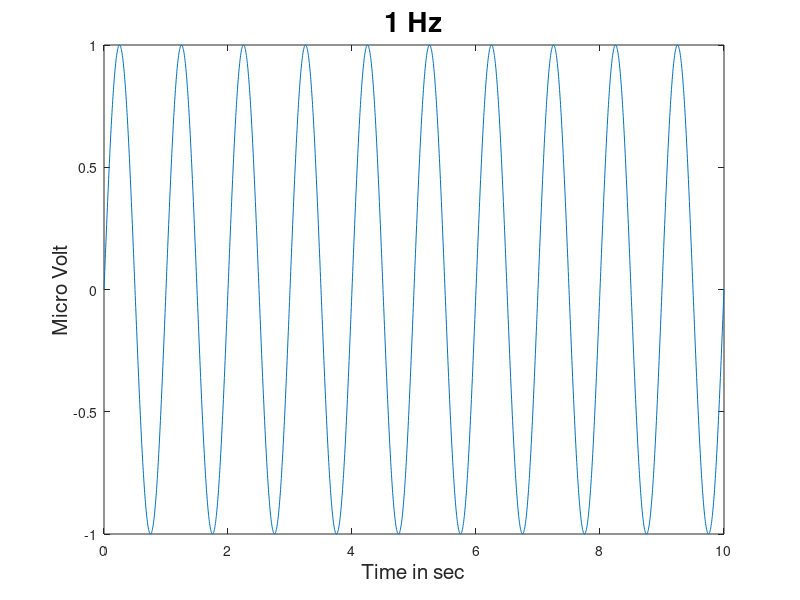
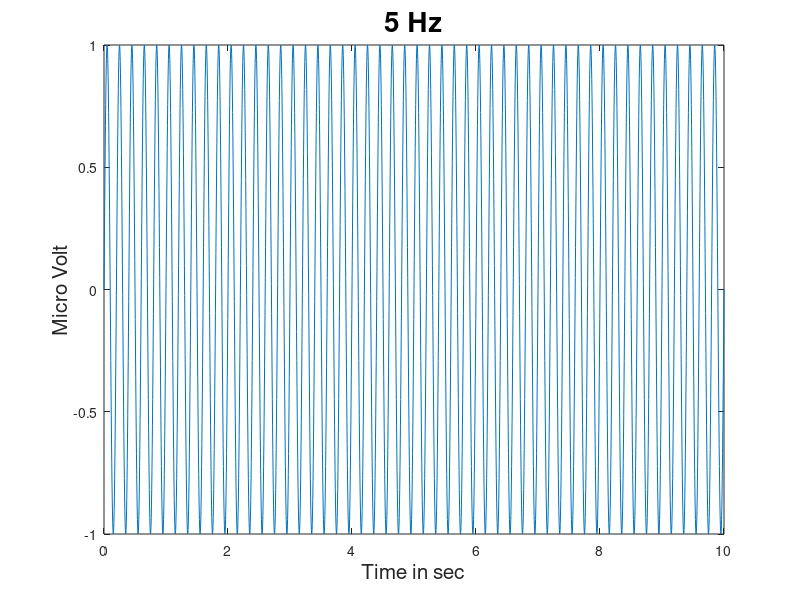
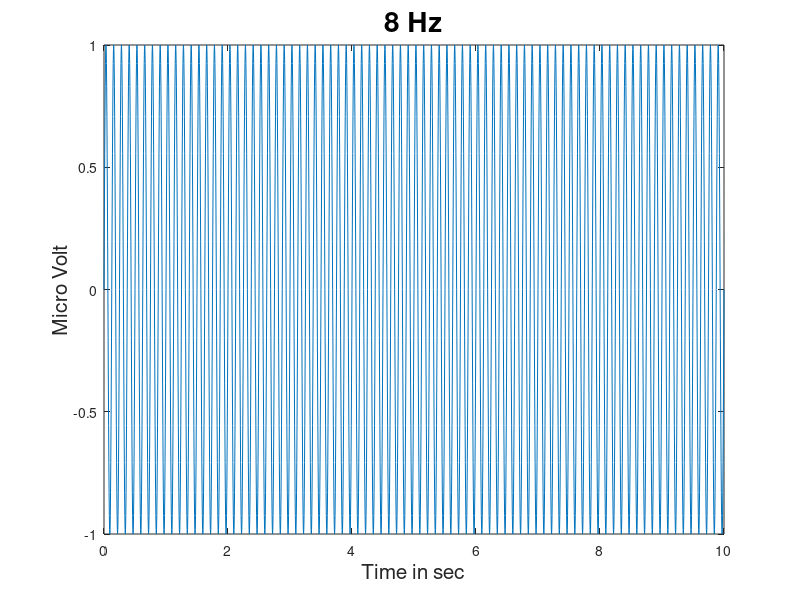
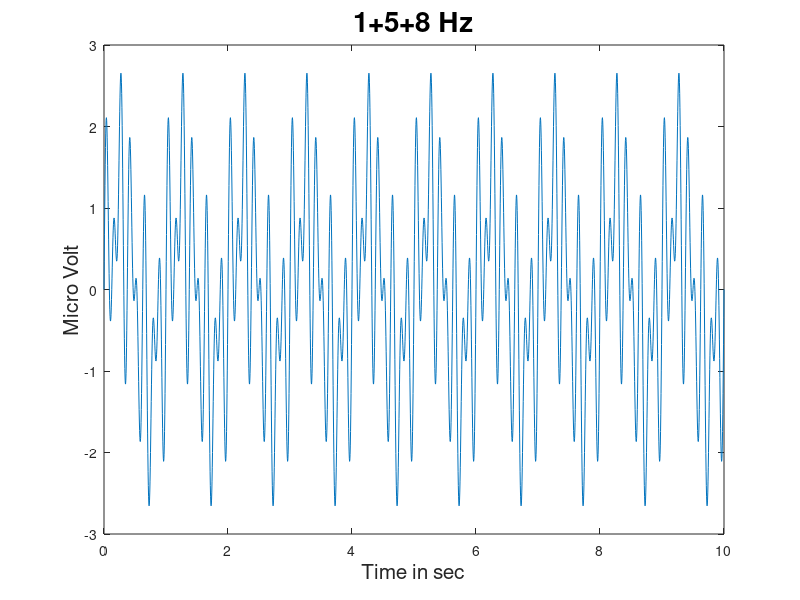

MATLAB code for these plots, in order: (Note: this script raises an error after producing the figures.)
fs = 256; % Sampling frequency (samples per second) 
dt = 1/fs; % seconds per sample 
StopTime = 10; % seconds 
t = (0:dt:StopTime)'; % seconds 

F1 = 1; % Sine wave frequency (1 hertz) 
F5 = 5; % Sine wave frequency (5 hertz) 
F8 = 8; % Sine wave frequency (8 hertz) 
F3 = 9;

data1 = sin(2*pi*F1*t);
data2 = sin(2*pi*F5*t);
data3 = sin(2*pi*F8*t);
data4 = sin(2*pi*F3*t);

mixed_data = data1 + data2 + data3;

figure(1);
plot(t, data1);
xlabel('Time in sec','FontSize', 15);
ylabel('Micro Volt', 'FontSize', 15);
title('1 Hz', 'FontSize', 20);

figure(2);
plot(t, data2);
xlabel('Time in sec','FontSize', 15);
ylabel('Micro Volt', 'FontSize', 15);
title('5 Hz', 'FontSize', 20);

figure(3);
plot(t, data3);
xlabel('Time in sec','FontSize', 15);
ylabel('Micro Volt', 'FontSize', 15);
title('8 Hz', 'FontSize', 20);

figure(4);
plot(t,mixed_data);
xlabel('Time in sec','FontSize', 15);
ylabel('Micro Volt', 'FontSize', 15);
title('1+5+8 Hz', 'FontSize', 20);


[X,f,t] = mydft(mixed_data, fs);
figure(5);
plot(f(1:100),abs(X));
xlabel('Frequency','FontSize', 15);
ylabel('Power', 'FontSize', 15);
title('Static Power spectrum', 'FontSize', 20);

figure(6);
spectrogram(mixed_data,256,128,256,fs,'yaxis')
colormap('jet');
xlabel('Time in sec','FontSize', 15);
ylabel('Frequency', 'FontSize', 15);
title('Dynamic Power spectrum', 'FontSize', 20);


plot(t, mixed_data);
hold on
plot(t, data4, 'r');
xlabel('Time in sec','FontSize', 15);
ylabel('Micro Volt', 'FontSize', 15);
legend('Raw EEG signal', '9Hz sine wave', 'FontSize', 15)
title('dot(EEG signal, 9Hz sine wave)/length(EEG signal) = -3.9071e-13', 'FontSize', 20);
hold off


%-- Filtering in time domain--------------
frange = [7.9 8.1];
nyquist = fs/2;

[b1,a1]=butter(6,frange(1)/nyquist,'high'); % Change band here
[b2,a2]=butter(6,frange(2)/nyquist,'low'); % Change band here
x= filtfilt(b1,a1,mixed_data);
filteredCh= filtfilt(b2,a2,x);
timeVec=(1:length(mixed_data))/fs;
clear a1 b1 a2 b2 x

plot(timeVec, mixed_data); % raw EEG signal
hold on
plot(timeVec, filteredCh, 'r'); % Filtered signal
xlabel('Time [s]');
ylabel('Micro Volts');
legend({'8Hz filtered'},'FontSize',10);
%-----------------------------------------------------




% Filtering in frequency---------------------------------------------
[X,f,t] = mydft(mixed_data, fs);
figure(5);
plot(f(1:100),abs(X));
hold on
[X1,f1,t1] = mydft(filteredCh, fs);
figure(5);
plot(f1(1:100),abs(X1));
xlabel('Frequency','FontSize', 15);
ylabel('Power', 'FontSize', 15);
title('Frequency domain', 'FontSize', 20);
legend({'Original signal power spectrum','Filtered signal power spectrum'},'FontSize',10);
%---------------------------------------------------------------------



function [ X,f,t ] = mydft(x,Fs)
     N = size(x,1);
     dt = 1/Fs;
     t = dt*(0:N-1)';
     dF = Fs/N;
     f = dF*(0:N/2-1)';
     X = fft(x)/N;
     X = X(1:floor(N/2));
     X = X(1:100);
end
